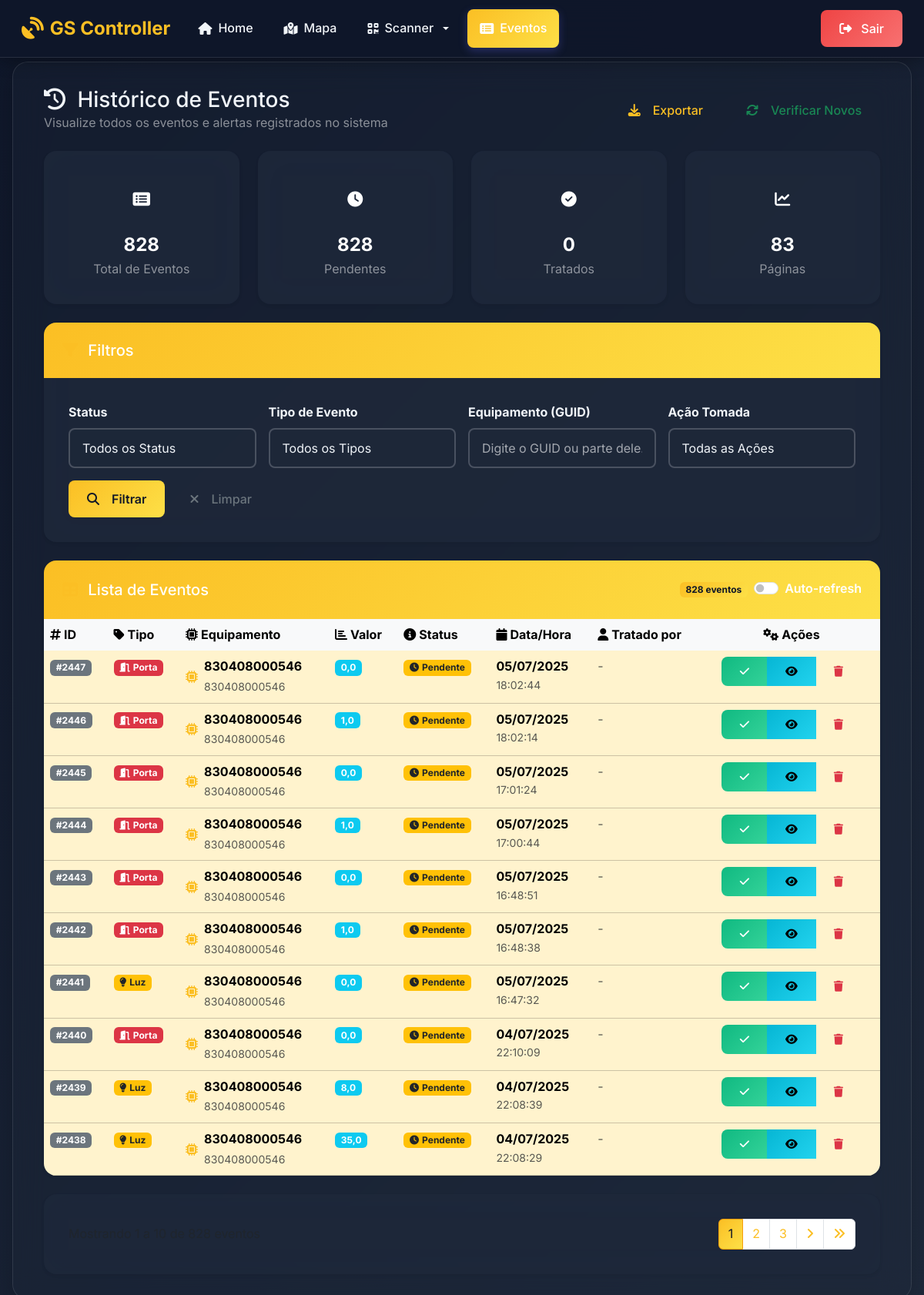
The page /eventos/ (signed in) on the database as committed earlier.
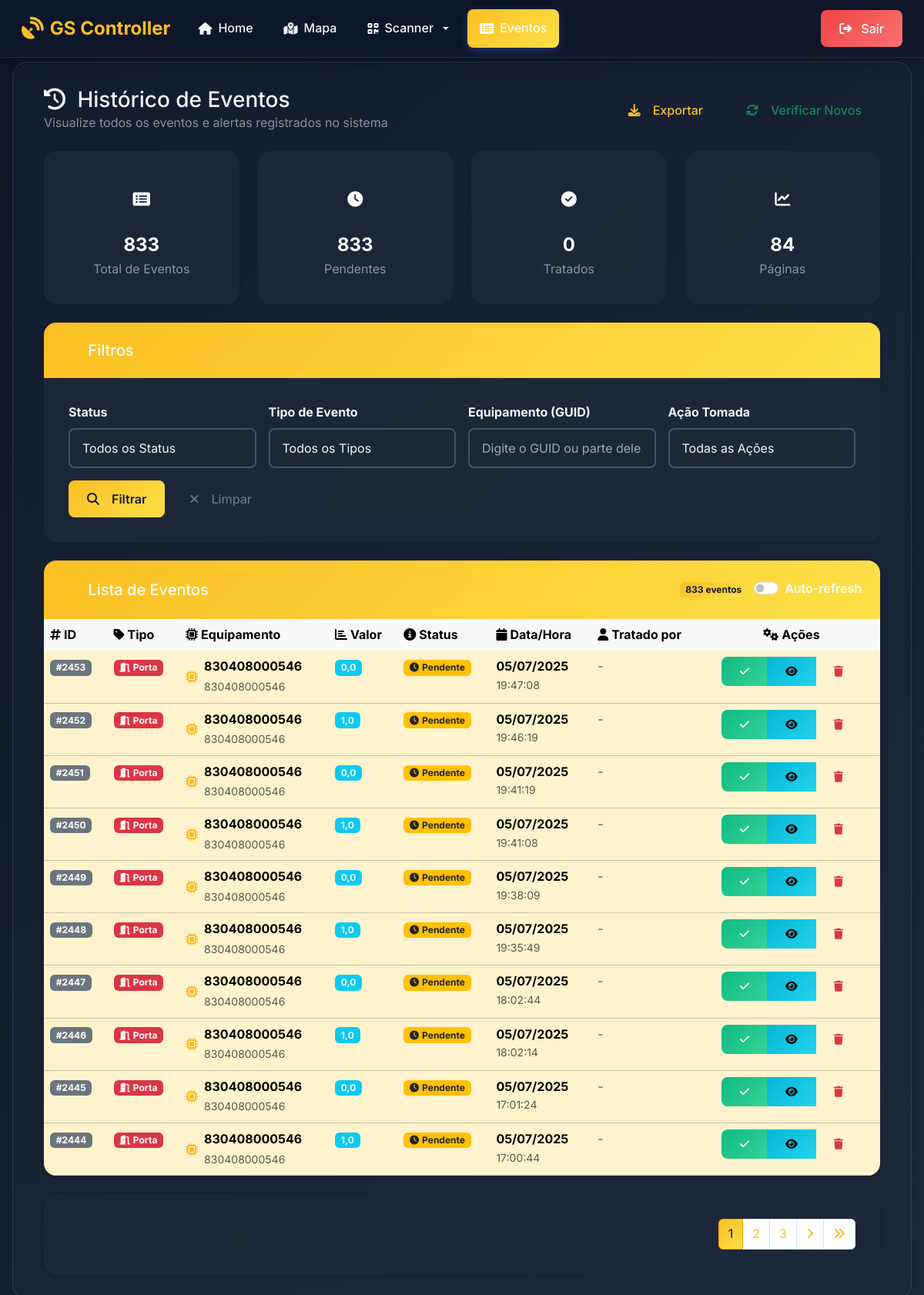
The same page on the database as committed later.
### core/models.py (models this page shows, shortened)
class EventoTratado(models.Model):
    guid             = models.CharField(max_length=255)
    tipo_evento      = models.CharField(max_length=20)
    valor            = models.FloatField(null=True, blank=True)
    criado_em        = models.DateTimeField(auto_now_add=True)
    alerta_disparado = models.BooleanField(default=False)
    status = models.CharField(max_length=20, choices=[
        ('pendente', 'Pendente'),
        ('tratado', 'Tratado'),
        ('ignorado', 'Ignorado'),
    ], default='pendente')
    tratado_em  = models.DateTimeField(null=True, blank=True)
    tratado_por = models.CharField(max_length=100, null=True, blank=True)
    observacoes = models.TextField(null=True, blank=True)
    acao_tomada = models.CharField(max_length=50, choices=[
        ('verificado', 'Verificado'),
        ('corrigido', 'Corrigido'),
        ('ignorado', 'Ignorado'),
        ('escalado', 'Escalado'),
        ('outro', 'Outro')
    ], null=True, blank=True)
    class Meta:
        ordering = ["-criado_em"]
        indexes  = [models.Index(fields=["criado_em"])]
        permissions = [
            ("can_access_eventos", "Pode acessar eventos"),
        ]

### core/views.py (the view)
# urls.py: path("eventos/", eventos_list_view, name="eventos"),
@login_required
@permission_required('core.can_access_eventos', login_url='login')
def eventos_list_view(request):
    status_filter = request.GET.get('status', '')
    tipo_filter = request.GET.get('tipo', '')
    guid_filter = request.GET.get('guid', '')
    acao_filter = request.GET.get('acao', '')
    eventos = EventoTratado.objects.all()
    eventos = eventos.filter(models.Q(tratado_por__isnull=True) | models.Q(tratado_por=""))
    if status_filter:
        eventos = eventos.filter(status=status_filter)
    if tipo_filter:
        eventos = eventos.filter(tipo_evento__icontains=tipo_filter)
    if guid_filter:
        eventos = eventos.filter(guid__icontains=guid_filter)
    if acao_filter:
        eventos = eventos.filter(acao_tomada=acao_filter)
    eventos = eventos.order_by('-criado_em')
    paginator = Paginator(eventos, 10)  # 20 eventos por página
    page_number = request.GET.get('page')
    page_obj = paginator.get_page(page_number)
    total_eventos = eventos.count()
    pendentes = eventos.filter(status='pendente').count()
    tratados = eventos.filter(status='tratado').count()
    for evento in page_obj:
        if evento.alerta_disparado and evento.tratado_em:
            evento.tempo_tratamento = evento.tratado_em - evento.criado_em
    context = {
        'eventos': page_obj,
        'total_eventos': total_eventos,
        'pendentes': pendentes,
        'tratados': tratados,
        'status_filter': status_filter,
        'tipo_filter': tipo_filter,
        'guid_filter': guid_filter,
        'acao_filter': acao_filter,
        'guids_unicos': sorted(list(EventoTratado.objects.values_list('guid', flat=True).distinct())),
    }
    return render(request, 'core/eventos.html', context)

### core/templates/core/eventos.html (shortened to what this page needs)
{% extends 'base.html' %}
{% load static %}
{% block content %}
<div class="container-fluid">
    <div class="row mb-4">
        <div class="col-12">
            <div class="d-flex justify-content-between align-items-center">
                <div>
                    <h1 class="h3 mb-0 text-gradient-primary">
                        <i class="fas fa-history me-2"></i>
                        Histórico de Eventos
                    </h1>
                    <p class="text-white-50 mb-0">Visualize todos os eventos e alertas registrados no sistema</p>
                </div>
                <div class="d-flex gap-2">
                    <button type="button" class="btn btn-outline-primary" onclick="exportarEventos()">
                        <i class="fas fa-download me-2"></i>
                        Exportar
                    </button>
                    <button type="button" class="btn btn-outline-success" onclick="verificarNovosEventos()">
                        <i class="fas fa-sync me-2"></i>
                        Verificar Novos
                    </button>
                </div>
            </div>
        </div>
    </div>
    <div class="row mb-4">
        <div class="col-md-3">
            <div class="card border-0 shadow-sm h-100">
                <div class="card-body text-center">
                    <div class="icon-wrapper bg-gradient-primary rounded-circle mx-auto mb-3 d-flex align-items-center justify-content-center" style="width: 60px; height: 60px;">
                        <i class="fas fa-list-alt fa-lg text-white"></i>
                    </div>
                    <h4 class="fw-bold text-white mb-1">{{ total_eventos }}</h4>
                    <p class="text-white-50 mb-0">Total de Eventos</p>
                </div>
            </div>
        </div>
        <div class="col-md-3">
            <div class="card border-0 shadow-sm h-100">
                <div class="card-body text-center">
                    <div class="icon-wrapper bg-gradient-warning rounded-circle mx-auto mb-3 d-flex align-items-center justify-content-center" style="width: 60px; height: 60px;">
                        <i class="fas fa-clock fa-lg text-white"></i>
                    </div>
                    <h4 class="fw-bold text-white mb-1">{{ pendentes }}</h4>
                    <p class="text-white-50 mb-0">Pendentes</p>
                </div>
            </div>
        </div>
        <div class="col-md-3">
            <div class="card border-0 shadow-sm h-100">
                <div class="card-body text-center">
                    <div class="icon-wrapper bg-gradient-success rounded-circle mx-auto mb-3 d-flex align-items-center justify-content-center" style="width: 60px; height: 60px;">
                        <i class="fas fa-check-circle fa-lg text-white"></i>
                    </div>
                    <h4 class="fw-bold text-white mb-1">{{ tratados }}</h4>
                    <p class="text-white-50 mb-0">Tratados</p>
                </div>
            </div>
        </div>
        <div class="col-md-3">
            <div class="card border-0 shadow-sm h-100">
                <div class="card-body text-center">
                    <div class="icon-wrapper bg-gradient-info rounded-circle mx-auto mb-3 d-flex align-items-center justify-content-center" style="width: 60px; height: 60px;">
                        <i class="fas fa-chart-line fa-lg text-white"></i>
                    </div>
                    <h4 class="fw-bold text-white mb-1">{{ eventos.paginator.num_pages }}</h4>
                    <p class="text-white-50 mb-0">Páginas</p>
                </div>
            </div>
        </div>
    </div>
    <div class="card border-0 shadow-sm mb-4">
        <div class="card-header bg-white border-0">
            <h5 class="mb-0">
                <i class="fas fa-filter me-2 text-primary"></i>
                Filtros
            </h5>
        </div>
        <div class="card-body">
            <form method="get" class="row g-3">
                <div class="col-md-3">
                    <label for="status" class="form-label fw-bold">Status</label>
                    <select name="status" id="status" class="form-select">
                        <option value="">Todos os Status</option>
                    </select>
                </div>
                <div class="col-md-3">
                    <label for="tipo" class="form-label fw-bold">Tipo de Evento</label>
                    <select name="tipo" id="tipo" class="form-select">
                        <option value="">Todos os Tipos</option>
                    </select>
                </div>
                <div class="col-md-3">
                    <label for="guid" class="form-label fw-bold">Equipamento (GUID)</label>
                    <input type="text" name="guid" id="guid" class="form-control" value="{{ guid_filter }}" placeholder="Digite o GUID ou parte dele...">
                </div>
                <div class="col-md-3">
                    <label for="acao" class="form-label fw-bold">Ação Tomada</label>
                    <select name="acao" id="acao" class="form-select">
                        <option value="">Todas as Ações</option>
                    </select>
                </div>
                <div class="col-md-3 d-flex align-items-end">
                    <div class="d-flex gap-2 w-100">
                        <button type="submit" class="btn btn-primary flex-fill">
                            <i class="fas fa-search me-2"></i>
                            Filtrar
                        </button>
                        <a href="{% url 'core:eventos' %}" class="btn btn-outline-secondary">
                            <i class="fas fa-times me-2"></i>
                            Limpar
                        </a>
                    </div>
                </div>
            </form>
        </div>
    </div>
    <div class="card border-0 shadow-sm">
        <div class="card-header bg-white border-0 d-flex justify-content-between align-items-center">
            <h5 class="mb-0">
                <i class="fas fa-table me-2 text-primary"></i>
                Lista de Eventos
            </h5>
            <div class="d-flex align-items-center gap-2">
                <span class="badge bg-primary">{{ eventos.paginator.count }} eventos</span>
                <div class="form-check form-switch">
                    <input class="form-check-input" type="checkbox" id="autoRefresh">
                    <label class="form-check-label" for="autoRefresh">Auto-refresh</label>
                </div>
            </div>
        </div>
        <div class="card-body p-0">
            <div class="table-responsive">
                <table class="table table-hover mb-0">
                    <thead class="table-light">
                        <tr>
                            <th class="border-0"><i class="fas fa-hashtag me-1"></i>ID</th>
                            <th class="border-0"><i class="fas fa-tag me-1"></i>Tipo</th>
                            <th class="border-0"><i class="fas fa-microchip me-1"></i>Equipamento</th>
                            <th class="border-0"><i class="fas fa-chart-bar me-1"></i>Valor</th>
                            <th class="border-0"><i class="fas fa-info-circle me-1"></i>Status</th>
                            <th class="border-0"><i class="fas fa-calendar me-1"></i>Data/Hora</th>
                            <th class="border-0"><i class="fas fa-user me-1"></i>Tratado por</th>
                            <th class="border-0 text-center"><i class="fas fa-cogs me-1"></i>Ações</th>
                        </tr>
                    </thead>
                    <tbody>
                        {% for evento in eventos %}
                        <tr class="{% if evento.status == 'pendente' %}table-warning{% endif %}">
                            <td><span class="badge bg-secondary">#{{ evento.id }}</span></td>
                            <td>
                                {% if evento.tipo_evento == 'door' %}
                                    <span class="badge bg-danger"><i class="fas fa-door-open me-1"></i>Porta</span>
                                {% elif evento.tipo_evento == 'light' %}
                                    <span class="badge bg-warning text-dark"><i class="fas fa-lightbulb me-1"></i>Luz</span>
                                {% else %}
                                    <span class="badge bg-secondary"><i class="fas fa-question me-1"></i>{{ evento.tipo_evento }}</span>
                                {% endif %}
                            </td>
                            <td>
                                <div class="d-flex align-items-center">
                                    <i class="fas fa-microchip text-primary me-2"></i>
                                    <div>
                                        <div class="fw-bold">{{ evento.guid|truncatechars:20 }}</div>
                                        <small class="text-muted">{{ evento.guid }}</small>
                                    </div>
                                </div>
                            </td>
                            <td>{% if evento.valor is not None %}<span class="badge bg-info">{{ evento.valor }}</span>{% else %}<span class="text-muted">-</span>{% endif %}</td>
                            <td>
                                {% if evento.status == 'tratado' %}
                                    <span class="badge bg-success"><i class="fas fa-check me-1"></i>Tratado</span>
                                {% elif evento.status == 'ignorado' %}
                                    <span class="badge bg-secondary"><i class="fas fa-times me-1"></i>Ignorado</span>
                                {% else %}
                                    <span class="badge bg-warning text-dark"><i class="fas fa-clock me-1"></i>Pendente</span>
                                {% endif %}
                            </td>
                            <td>
                                <div class="d-flex flex-column">
                                    <span class="fw-bold">{{ evento.criado_em|date:"d/m/Y" }}</span>
                                    <small class="text-muted">{{ evento.criado_em|date:"H:i:s" }}</small>
                                </div>
                            </td>
                            <td>{% if evento.tratado_por %}<div class="d-flex align-items-center"><i class="fas fa-user-check text-success me-2"></i><div><div class="fw-bold">{{ evento.tratado_por }}</div><small class="text-muted">{{ evento.tratado_em|date:"d/m/Y H:i" }}</small></div></div>{% else %}<span class="text-muted">-</span>{% endif %}</td>
                            <td class="text-center">
                                <div class="btn-group" role="group">
                                    {% if evento.status == 'pendente' %}
                                        <button type="button" class="btn btn-sm btn-success" onclick="marcarTratado({{ evento.id }})" title="Marcar como Tratado"><i class="fas fa-check"></i></button>
                                    {% endif %}
                                    <button type="button" class="btn btn-sm btn-info" onclick="verDetalhes({{ evento.id }})" title="Ver Detalhes"><i class="fas fa-eye"></i></button>
                                    <button type="button" class="btn btn-sm btn-outline-danger" onclick="excluirEvento({{ evento.id }})" title="Excluir"><i class="fas fa-trash"></i></button>
                                </div>
                            </td>
                        </tr>
                        {% empty %}
                        <tr><td colspan="8" class="text-center py-5"><div class="text-muted"><i class="fas fa-inbox fa-3x mb-3"></i><h5>Nenhum evento encontrado</h5><p>Tente ajustar os filtros ou verificar se há novos eventos.</p></div></td></tr>
                        {% endfor %}
                    </tbody>
                </table>
            </div>
        </div>
    </div>
    {% if eventos.has_other_pages %}
    <div class="card border-0 shadow-sm mt-4">
        <div class="card-body">
            <nav aria-label="Paginação de eventos">
                <div class="d-flex justify-content-between align-items-center">
                    <div class="text-muted">Mostrando {{ eventos.start_index }} a {{ eventos.end_index }} de {{ eventos.paginator.count }} eventos</div>
                    <ul class="pagination mb-0">
                        {% for num in eventos.paginator.page_range %}
                            {% if eventos.number == num %}<li class="page-item active"><span class="page-link">{{ num }}</span></li>
                            {% elif num > eventos.number|add:'-3' and num < eventos.number|add:'3' %}
                                <li class="page-item"><a class="page-link" href="?page={{ num }}">{{ num }}</a></li>
                            {% endif %}
                        {% endfor %}
                        {% if eventos.has_next %}
                            <li class="page-item"><a class="page-link" href="?page={{ eventos.next_page_number }}"><i class="fas fa-angle-right"></i></a></li>
                            <li class="page-item"><a class="page-link" href="?page={{ eventos.paginator.num_pages }}"><i class="fas fa-angle-double-right"></i></a></li>
                        {% endif %}
                    </ul>
                </div>
            </nav>
        </div>
    </div>
    {% endif %}
</div>
{% endblock %}

Rows that differ between the two databases and show on the page:
no longer on this page (row unchanged): EventoTratado: id "2443", tipo_evento "door" (drawn), guid "830408000546", valor "0,0", status "pendente" (drawn), criado_em "05/07/2025", criado_em "16:48:51"
no longer on this page (row unchanged): EventoTratado: id "2442", tipo_evento "door" (drawn), guid "830408000546", valor "1,0", status "pendente" (drawn), criado_em "05/07/2025", criado_em "16:48:38"
no longer on this page (row unchanged): EventoTratado: id "2441", tipo_evento "light" (drawn), guid "830408000546", valor "0,0", status "pendente" (drawn), criado_em "05/07/2025", criado_em "16:47:32"
no longer on this page (row unchanged): EventoTratado: id "2440", tipo_evento "door" (drawn), guid "830408000546", valor "0,0", status "pendente" (drawn), criado_em "04/07/2025", criado_em "22:10:09"
no longer on this page (row unchanged): EventoTratado: id "2439", tipo_evento "light" (drawn), guid "830408000546", valor "8,0", status "pendente" (drawn), criado_em "04/07/2025", criado_em "22:08:39"
no longer on this page (row unchanged): EventoTratado: id "2438", tipo_evento "light" (drawn), guid "830408000546", valor "35,0", status "pendente" (drawn), criado_em "04/07/2025", criado_em "22:08:29"
added EventoTratado: id "2453", tipo_evento "door" (drawn), guid "830408000546", valor "0,0", status "pendente" (drawn), criado_em "05/07/2025", criado_em "19:47:08"
added EventoTratado: id "2452", tipo_evento "door" (drawn), guid "830408000546", valor "1,0", status "pendente" (drawn), criado_em "05/07/2025", criado_em "19:46:19"
added EventoTratado: id "2451", tipo_evento "door" (drawn), guid "830408000546", valor "0,0", status "pendente" (drawn), criado_em "05/07/2025", criado_em "19:41:19"
added EventoTratado: id "2450", tipo_evento "door" (drawn), guid "830408000546", valor "1,0", status "pendente" (drawn), criado_em "05/07/2025", criado_em "19:41:08"
added EventoTratado: id "2449", tipo_evento "door" (drawn), guid "830408000546", valor "0,0", status "pendente" (drawn), criado_em "05/07/2025", criado_em "19:38:09"
added EventoTratado: id "2448", tipo_evento "door" (drawn), guid "830408000546", valor "1,0", status "pendente" (drawn), criado_em "05/07/2025", criado_em "19:35:49"
Other text that changed with them:
{{ total_eventos }}: "828" → "833"
{{ pendentes }}: "828" → "833"
{{ eventos.paginator.num_pages }}: "83" → "84"
{{ eventos.paginator.count }}: "828" → "833"
